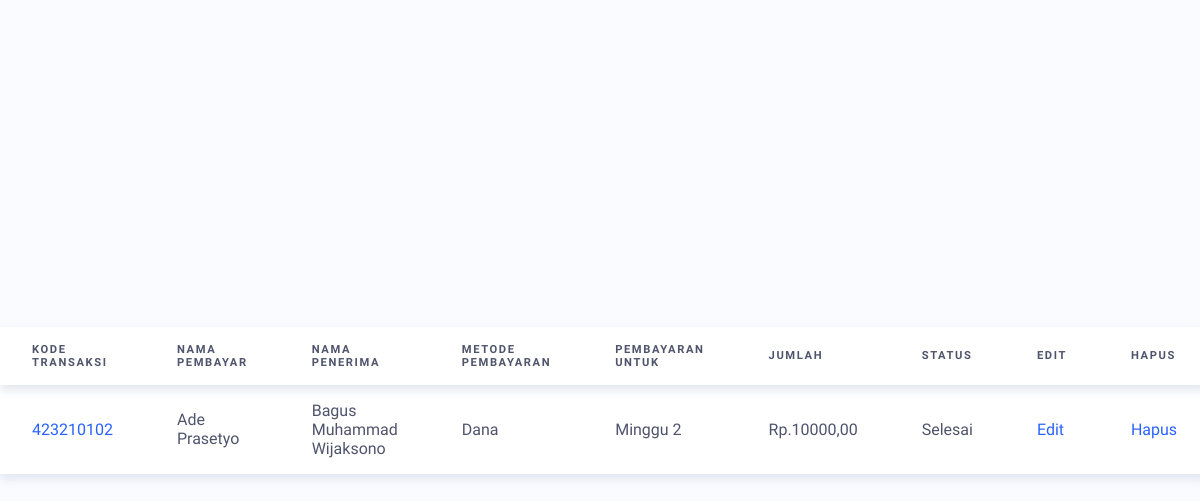
Screenshot of /assets/php/payment_history_admin.php (signed in) with the database file from the repository.
### tables this page shows
CREATE TABLE `user` (
  `id` int(11) NOT NULL,
  `username` varchar(11) NOT NULL,
  `password` varchar(11) NOT NULL,
  `akses_id` int(11) NOT NULL
);

CREATE TABLE `riwayat_kas` (
  `kd_riwayat` int(15) NOT NULL,
  `kd_metode` int(11) NOT NULL,
  `kd_minggu` int(10) NOT NULL,
  `kd_jumlah` int(11) NOT NULL,
  `kd_penerima` int(10) NOT NULL,
  `kd_pembayar` int(10) NOT NULL,
  `kd_status` int(10) NOT NULL
);

CREATE TABLE `pembayar` (
  `kd_pembayar` int(11) NOT NULL,
  `nama_pembayar` varchar(100) NOT NULL
);

CREATE TABLE `penerima` (
  `kd_penerima` int(11) NOT NULL,
  `nama_penerima` varchar(25) NOT NULL
);

CREATE TABLE `metode` (
  `kd_metode` int(11) NOT NULL,
  `nama_metode` varchar(100) NOT NULL
);

CREATE TABLE `minggu` (
  `kd_minggu` int(11) NOT NULL,
  `nama_minggu` varchar(100) NOT NULL
);

CREATE TABLE `jumlah` (
  `kd_jumlah` int(10) NOT NULL,
  `nominal_jumlah` int(10) NOT NULL
);

CREATE TABLE `status` (
  `kd_status` int(10) NOT NULL,
  `nama_status` varchar(100) NOT NULL
);

### assets/php/config.php (called while the page is built, shortened)
<?php
    class database{
        var $host = "localhost";
        var $username = "root";
        var $password = "";
        var $database = "final_dinamis";
        var $koneksi = "";
        function __construct(){
            $this->koneksi = mysqli_connect($this->host, $this->username,$this->password,$this->database);
        }
        function tampil_payment_history()
        {
            $data_py_hstry = mysqli_query($this->koneksi,"SELECT kd_riwayat,nama_penerima,nama_pembayar,nama_minggu,nominal_jumlah,nama_status,nama_metode FROM riwayat_kas
            INNER JOIN penerima ON riwayat_kas.kd_penerima = penerima.kd_penerima
            INNER JOIN pembayar ON riwayat_kas.kd_pembayar = pembayar.kd_pembayar
            INNER JOIN minggu ON riwayat_kas.kd_minggu = minggu.kd_minggu
            INNER JOIN jumlah ON riwayat_kas.kd_jumlah = jumlah.kd_jumlah
            INNER JOIN metode ON riwayat_kas.kd_metode = metode.kd_metode
            INNER JOIN status ON riwayat_kas.kd_status = status.kd_status;");
            while($row_py_hstry = mysqli_fetch_array($data_py_hstry)){
                $hasil_py_hstry[] = $row_py_hstry;
            }
            return $hasil_py_hstry;
        }
        function login_admin($username)
        {
            $data = mysqli_query($this->koneksi,"SELECT * FROM user WHERE username ='$username'");
            if (mysqli_num_rows($data) == 0) {
                echo"<b>Data user tidak</b>";
                $hasil = [];
                header('location:login.php');
            }
            else{
                while($row = mysqli_fetch_array($data)){
                    $hasil[] = $row;
                }
            }
            return $hasil;
        }
    }
?>

### assets/php/payment_history_admin.php (the view, shortened to what this page needs)
<head>
<link rel="stylesheet" href="../css/table_style.css">
</head>
<body>
<?php
    $username = $_SESSION['username'];
  include 'config.php';
  $db = new Database();
  foreach($db->login_admin($username) as $x){
    $akses_id = $x['akses_id'];
    if($akses_id=='1'){
  ?>
  <table>
    <thead>
      <tr>
        <th>Kode Transaksi</th>
        <th>Nama Pembayar</th>
        <th>Nama Penerima</th>
        <th>Metode Pembayaran</th>
        <th>Pembayaran Untuk</th>
        <th>Jumlah</th>
        <th>Status</th>
        <th>Edit</th>
        <th>Hapus</th>
      </tr>
    </thead>
    <tbody>
    <?php
      foreach($db->tampil_payment_history() as $x){
      ?>
      <tr>
        <td>
        <a href="#">
          <?php
          echo $x['kd_riwayat']; ?>
          </a>
        </td>
        <td>
          <?php
          echo $x['nama_pembayar']; ?>
        </td>
        <td>
          <?php
          echo $x['nama_penerima']; ?>
        </td>
        <td>
          <?php
          echo $x['nama_metode']; ?>
        </td>
        <td>
          <?php
          echo $x['nama_minggu']; ?>
        </td>
        <td>
          <?php echo "Rp.";
          echo $x['nominal_jumlah'];
          echo ",00";
           ?>
        </td>
        <td>
          <?php
          echo $x['nama_status']; ?>
        </td>
        <td>
        <a href="edit_data_riwayat.php?id=<?php echo $x['kd_riwayat']; ?>">Edit</a>
        </td>
        <td>
        <a href="hapus_data_riwayat.php?id=<?php echo $x['kd_riwayat']; ?>">Hapus</a>
        </td>
      </tr>
      <?php
      }?>
    </tbody>
  </table>
</body>
<?php
        }
        else{
            echo "Anda belum login";
            header("Location: login.php");
        }
    }
?>

### assets/css/table_style.css (style rules this page uses)
*, *::before, *::after { box-sizing: border-box; margin: 0; padding: 0; }
body { font-family: Mukta, sans-serif; height: 100vh; display: grid; justify-content: center; align-items: center; color: #4f546c; font-size: 0.9rem; background-color: #f9fbff; }
table { border-collapse: collapse; box-shadow: 0 5px 10px #e1e5ee; background-color: white; text-align: left; overflow: hidden; }
table thead { box-shadow: 0 5px 10px #e1e5ee; }
table th { padding: 1rem 2rem; text-transform: uppercase; letter-spacing: 0.1rem; font-size: 0.7rem; font-weight: 900; }
table td { padding: 1rem 2rem; }
table a { text-decoration: none; color: #2962ff; }

### rows the page displays
riwayat_kas: kd_riwayat "423210102", kd_pembayar.nama_pembayar "Ade Prasetyo", kd_penerima.nama_penerima "Bagus Muhammad Wijaksono", kd_metode.nama_metode "Dana", kd_minggu.nama_minggu "Minggu 2", kd_jumlah.nominal_jumlah "10000", kd_status.nama_status "Selesai"
